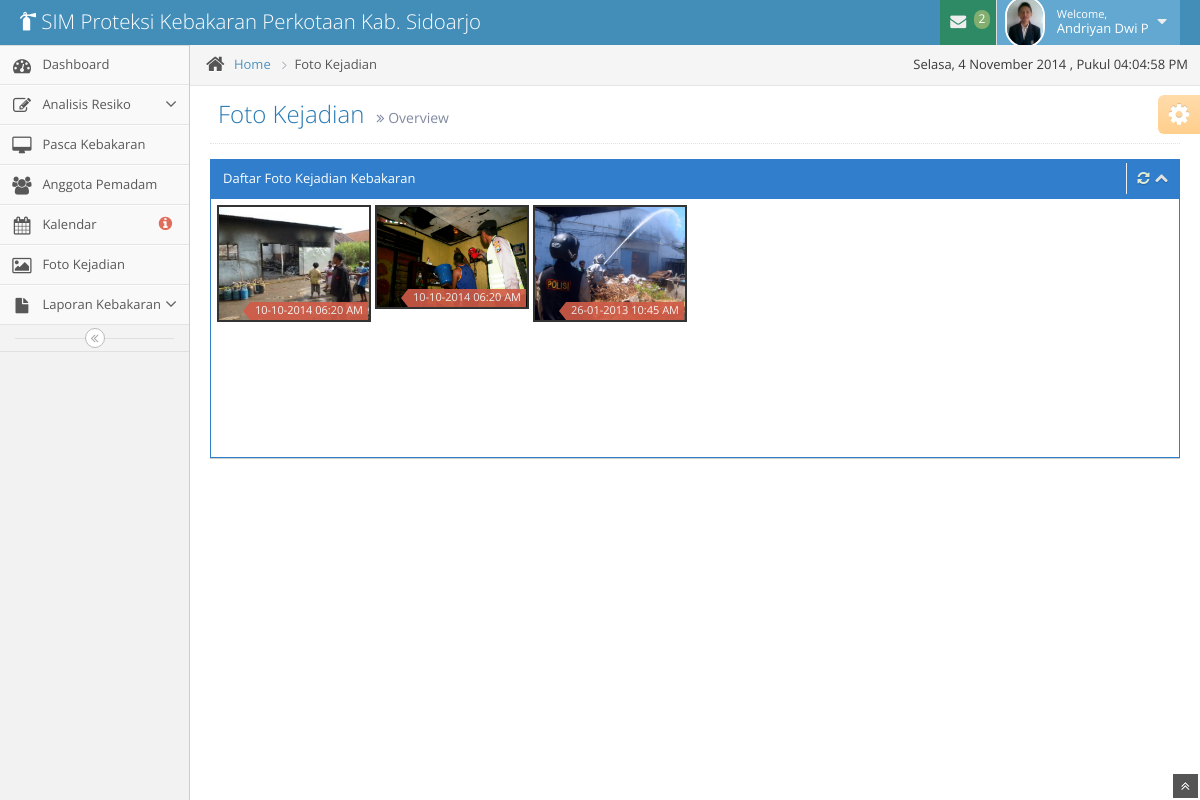
The app's page /gallery/index.php (signed in) with its own data.
### tables this page shows
CREATE TABLE IF NOT EXISTS `pegawai` (
  `pegawai_nip` int(20) NOT NULL,
  `id_level_user` int(11) NOT NULL,
  `pegawai_nama` varchar(50) NOT NULL,
  `pegawai_tempat` varchar(50) NOT NULL,
  `pegawai_tanggal` date NOT NULL,
  `pegawai_kelamin` varchar(20) NOT NULL,
  `pegawai_alamat` varchar(50) NOT NULL,
  `pegawai_no_telp` varchar(20) NOT NULL,
  `jabatan_id` int(2) NOT NULL,
  `pegawai_email` varchar(50) NOT NULL,
  `pegawai_password` varchar(200) NOT NULL,
  `pegawai_foto` varchar(255) NOT NULL,
  PRIMARY KEY (`pegawai_nip`),
  KEY `FK_jabatan` (`jabatan_id`),
  KEY `id_level_user` (`id_level_user`)
);

CREATE TABLE IF NOT EXISTS `foto_resiko` (
  `foto_id` int(11) NOT NULL AUTO_INCREMENT,
  `resiko_id` int(11) NOT NULL,
  `foto_nama` varchar(50) DEFAULT NULL,
  `foto_dir` varchar(200) DEFAULT NULL,
  PRIMARY KEY (`foto_id`),
  KEY `FK_resiko` (`resiko_id`)
);

CREATE TABLE IF NOT EXISTS `resiko` (
  `resiko_id` int(11) NOT NULL AUTO_INCREMENT,
  `resiko_tanggal_start` datetime NOT NULL,
  `resiko_tanggal_end` datetime NOT NULL,
  `nama_pelapor` varchar(50) NOT NULL,
  `nomor_telp` varchar(12) NOT NULL,
  `alamat_pelapor` varchar(100) NOT NULL,
  `ID_BANGUNAN` int(11) NOT NULL,
  `DESA_ID` int(2) NOT NULL,
  `KECAMATAN_ID` int(2) NOT NULL,
  `ID_SUMBER` int(11) NOT NULL,
  `exposure` varchar(50) NOT NULL,
  `tepol` varchar(50) NOT NULL,
  `panjang` varchar(10) NOT NULL,
  `lebar` varchar(10) NOT NULL,
  `tinggi` varchar(10) NOT NULL,
  `pasokan_air_minimum` varchar(10) NOT NULL,
  `penerapan_air` varchar(10) NOT NULL,
  `pengangkutan_air` varchar(10) NOT NULL,
  `tipe_proteksi` enum('MPKP','MPKL','MPKBG') DEFAULT NULL,
  `resiko_status` enum('no','yes') NOT NULL,
  PRIMARY KEY (`resiko_id`),
  KEY `FK_kecamatan` (`KECAMATAN_ID`),
  KEY `FK_bangunan` (`ID_BANGUNAN`),
  KEY `FK_desa` (`DESA_ID`),
  KEY `FK_sumber_air` (`ID_SUMBER`)
);

### gallery/index.php (the view, shortened to what the rows shown need)
<?php
include '../template/header.php';
if ((isset($_SESSION['pegawai_nomor']) && isset($_SESSION['level'])) || (isset($_COOKIE['level']) && isset($_COOKIE['pegawai_nomor']))) {
    $sql = mysql_query("SELECT * FROM pegawai WHERE (pegawai_nip='" . $_SESSION['pegawai_nomor'] . "' AND id_level_user='".$_SESSION['level']."')
                        OR (pegawai_nip='" . $_COOKIE['pegawai_nomor'] . "' AND id_level_user='".$_COOKIE['level']."')") or die("Query : ".mysql_error());
    if ($sql == false) {
        die(mysql_error());
        header('Location: ../login/login.php');
        exit();
    } else if (mysql_num_rows($sql)) {
        while ($row = mysql_fetch_assoc($sql)) {
            ?>
            <body>
                <div class="navbar">
                    <div class="navbar-inner">
                        <div class="container-fluid">
                            <a href="../beranda/index" class="brand">
                                <small>
                                    <i class="icon-fire-extinguisher"></i>
                                    SIM Proteksi Kebakaran Perkotaan Kab. Sidoarjo
                                </small>
                            </a>
                            <ul class="nav ace-nav pull-right">
                                <li class="green">
                                    <a data-toggle="dropdown" class="dropdown-toggle" href="#">
                                        <i class="icon-envelope icon-animated-vertical"></i>
                                        <?php
                                        $level = $row['id_level_user'];
                                        $jabatan = $row['jabatan_id'];
                                        $cek_pesan = mysql_query("SELECT * FROM pesan WHERE pesan_status = 0 AND pesan_untuk='$jabatan'") or die("Query : ".mysql_error());
                                        $jml_pesan = mysql_num_rows($cek_pesan);
                                        if($jml_pesan > 0){
                                            echo "<span class='badge badge-success'>$jml_pesan</span>";
                                        }else{
                                            echo "<span class='badge badge-success'>0</span>";
                                        }
                                        ?>
                                    </a>
                                </li>
                                <li class="light-blue">
                                    <a data-toggle="dropdown" href="#" class="dropdown-toggle">
                                        <img class="nav-user-photo" src="../assets/img/img-anggota/<?= $row['pegawai_foto']; ?>" alt="<?php echo $hasil['pegawai_nama']; ?>" />
                                        <span class="user-info">
                                            <small>Welcome,</small>
                                            <?php echo $row['pegawai_nama']; ?>
                                        </span>
                                        <i class="icon-caret-down"></i>
                                    </a>
                                </li>
                            </ul>
                        </div>
                    </div>
                </div>
                <div class="main-container container-fluid">
                    <?php
                    include '../template/sidebar.php';
                    ?>
                    <div class="main-content">
                        <div class="breadcrumbs" id="breadcrumbs">
                            <ul class="breadcrumb">
                                <li>
                                    <i class="icon-home home-icon"></i>
                                    <a href="index">Home</a>
                                    <span class="divider">
                                        <i class="icon-angle-right arrow-icon"></i>
                                    </span>
                                </li>
                                <li class="active">Foto Kejadian</li>
                            </ul>
                            <div class="pull-right">
                                , Pukul <span id="clock"></span>
                            </div>
                        </div>
                        <div class="page-content">
                            <div class="page-header position-relative">
                                <h1>
                                    Foto Kejadian
                                    <small>
                                        <i class="icon-double-angle-right"></i>
                                        Overview
                                    </small>
                                </h1>
                            </div>
                            <div class="row-fluid">
                                <div class="span12">
                                    <?php
                                        $result = mysql_query("SELECT a.resiko_id AS id, a.resiko_tanggal_start AS tgl_kejadian,
                                                            b.foto_nama, b.foto_dir FROM resiko AS a
                                                            INNER JOIN foto_resiko AS b ON (a.resiko_id = b.resiko_id)
                                                            WHERE a.resiko_tanggal_start BETWEEN '2013-01-01' AND '2015-12-31'") or die("Query : ".mysql_error());
                                    ?>
                                    <div class="row-fluid">
                                        <div class="widget-box">
                                            <div class="widget-header widget-hea1der-small header-color-blue">
                                                <h6>Daftar Foto Kejadian Kebakaran</h6>
                                                <div class="widget-toolbar">
                                                    <a href="#" data-action="reload">
                                                        <i class="icon-refresh"></i>
                                                    </a>
                                                    <a href="#" data-action="collapse">
                                                        <i class="icon-chevron-up"></i>
                                                    </a>
                                                </div>
                                            </div>
                                            <div class="widget-body">
                                                <div class="widget-main padding-4">
                                                    <div class="slim-scroll" data-height="250">
                                                        <div class="content">
                                                            <ul class="ace-thumbnails">
                                                            <?php
                                                                while($row=mysql_fetch_array($result)){
                                                            ?>
                                                                <li>
                                                                    <a href="../assets/img/foto-kejadian/<?php echo $row['foto_dir'];?>" title="<?php echo $row['foto_nama'];?>" data-rel="colorbox">
                                                                        <img width="150" height="150" alt="150x150" src="../assets/img/foto-kejadian/<?php echo $row['foto_dir'];?>" />
                                                                        <div class="tags">
                                                                            <span class="label label-important arrowed"><?php echo date('d-m-Y H:i A',strtotime($row['tgl_kejadian']));?></span>
                                                                        </div>
                                                                    </a>
                                                                </li>
                                                            <?php } ?>
                                                            </ul>
                                                        </div>
                                                    </div>
                                                </div>
                                            </div>
                                        </div>
                                    </div>
                                </div>
                            </div>
                        </div>
                <?php
                    }
                }
            }
            ?>
        </div>
    </div>
    </body>
</html>

### template/sidebar.php (shortened to what the rows shown need)
<?php
    if($level == '1'){
?>
<div class="sidebar" id="sidebar">
    <ul class="nav nav-list">
        <li>
            <a href="../beranda/index">
                <i class="icon-dashboard"></i>
                <span class="menu-text"> Dashboard </span>
            </a>
        </li>
        <li>
            <a href="" class="dropdown-toggle">
                <i class="icon-edit"></i>
                <span class="menu-text"> Analisis Resiko </span>
                <b class="arrow icon-angle-down"></b>
            </a>
        </li>
        <li>
            <a href="../pasca/pasca" class="dropdown-toggle">
                <i class="icon-desktop"></i>
                <span class="menu-text"> Pasca Kebakaran </span>
            </a>
        </li>
        <li>
            <a href="../anggota/list">
                <i class="icon-group"></i>
                <span class="menu-text"> Anggota Pemadam </span>
            </a>
        </li>
        <li>
            <a href="../kalendar/kalendar">
                <i class="icon-calendar"></i>
                <?php
                    $thn = date('Y');
                    $bln = date('m');
                    $cek = mysql_query("SELECT * FROM resiko WHERE resiko_tanggal_start BETWEEN '$thn-$bln-01' AND '$thn-$bln-31'") or die("Query : ".mysql_error());
                    $jml = mysql_num_rows($cek);
                ?>
                <span class="menu-text">
                    Kalendar
                    <?php if($jml>0){ ?>
                    <span class="badge badge-transparent tooltip-error" title="<?php echo $jml; ?>&nbsp;Important&nbsp;Events">
                        <i class="icon-info-sign red bigger-130"></i>
                    </span>
                    <?php }else{ ?>
                    <span class="badge badge-transparent tooltip-error" title="0&nbsp;Important&nbsp;Events">
                        <i class="icon-info-sign red bigger-130"></i>
                    </span>
                    <?php } ?>
                </span>
            </a>
        </li>
        <li>
            <a href="../gallery/">
                <i class="icon-picture"></i>
                <span class="menu-text"> Foto Kejadian </span>
            </a>
        </li>
        <li>
            <a href="#" class="dropdown-toggle">
                <i class="icon-file"></i>
                <span class="menu-text">
                    Laporan Kebakaran
                </span>
                <b class="arrow icon-angle-down"></b>
            </a>
        </li>
    </ul>
    <div class="sidebar-collapse" id="sidebar-collapse">
        <i class="icon-double-angle-left"></i>
    </div>
</div>
<?php
}else if($level == '2' || $level = '3'){
?>
<div class="sidebar" id="sidebar">
    <div class="sidebar-shortcuts" id="sidebar-shortcuts">
        <div class="sidebar-shortcuts-mini" id="sidebar-shortcuts-mini">
            <span class="btn btn-success"></span>
            <span class="btn btn-info"></span>
            <span class="btn btn-warning"></span>
            <span class="btn btn-danger"></span>
        </div>
    </div>
    <ul class="nav nav-list">
        <li>
            <a href="../beranda/index">
                <i class="icon-dashboard"></i>
                <span class="menu-text"> Dashboard </span>
            </a>
        </li>
        <li>
            <a href="../pasca/pasca" class="dropdown-toggle">
                <i class="icon-desktop"></i>
                <span class="menu-text"> Pasca Kebakaran </span>
            </a>
        </li>
        <li>
            <a href="../anggota/list">
                <i class="icon-group"></i>
                <span class="menu-text"> Anggota Pemadam </span>
            </a>
        </li>
        <li>
            <a href="../kalendar/kalendar">
                <i class="icon-calendar"></i>
                <?php
                    $thn = date('Y');
                    $bln = date('m');
                    $cek = mysql_query("SELECT * FROM resiko WHERE resiko_tanggal_start BETWEEN '$thn-$bln-01' AND '$thn-$bln-31'") or die("Query : ".mysql_error());
                    $jml = mysql_num_rows($cek);
                ?>
                <span class="menu-text">
                    Kalendar
                    <?php if($jml>0){ ?>
                    <span class="badge badge-transparent tooltip-error" title="<?php echo $jml; ?>&nbsp;Important&nbsp;Events">
                        <i class="icon-info-sign red bigger-130"></i>
                    </span>
                    <?php }else{ ?>
                    <span class="badge badge-transparent tooltip-error" title="0&nbsp;Important&nbsp;Events">
                        <i class="icon-info-sign red bigger-130"></i>
                    </span>
                    <?php } ?>
                </span>
            </a>
        </li>
        <li>
            <a href="../gallery/">
                <i class="icon-picture"></i>
                <span class="menu-text"> Foto Kejadian </span>
            </a>
        </li>
        <li>
            <a href="#" class="dropdown-toggle">
                <i class="icon-file"></i>
                <span class="menu-text">
                    Laporan Kebakaran
                </span>
                <b class="arrow icon-angle-down"></b>
            </a>
            <ul class="submenu">
                <li>
                    <a href="../laporan/">
                        <i class="icon-double-angle-right"></i>
                        Laporan Kebakaran
                    </a>
                </li>
                <li>
                    <a href="../grafik/">
                        <i class="icon-double-angle-right"></i>
                        Grafik Kebakaran
                    </a>
                </li>
            </ul>
        </li>
    </ul>
    <div class="sidebar-collapse" id="sidebar-collapse">
        <i class="icon-double-angle-left"></i>
    </div>
</div>
<?php
}
?>

### records on screen
pegawai: jml_pesan "2", pegawai_foto (picture), pegawai_nama "Andriyan Dwi P", shows "Dashboard"
foto_resiko: foto_dir (picture), resiko.resiko_tanggal_start "10-10-2014 06:20 AM"
foto_resiko: foto_dir (picture), resiko.resiko_tanggal_start "10-10-2014 06:20 AM"
foto_resiko: foto_dir (picture), resiko.resiko_tanggal_start "26-01-2013 10:45 AM"
